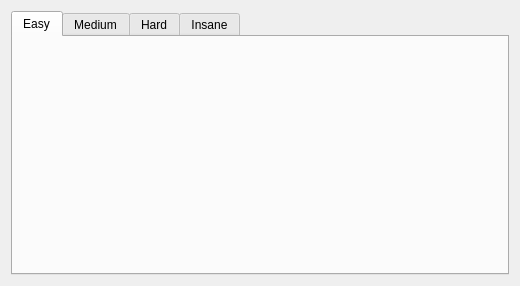
<?xml version="1.0" encoding="UTF-8"?>
<ui version="4.0">
 <class>ScoreDialog</class>
 <widget class="QDialog" name="ScoreDialog">
  <property name="geometry">
   <rect>
    <x>0</x>
    <y>0</y>
    <width>520</width>
    <height>286</height>
   </rect>
  </property>
  <property name="windowTitle">
   <string>Scores</string>
  </property>
  <layout class="QHBoxLayout" name="horizontalLayout">
   <item>
    <widget class="QTabWidget" name="tabWidget">
     <property name="currentIndex">
      <number>0</number>
     </property>
     <widget class="QWidget" name="easyTab">
      <attribute name="title">
       <string>Easy</string>
      </attribute>
     </widget>
     <widget class="QWidget" name="mediumTab">
      <attribute name="title">
       <string>Medium</string>
      </attribute>
     </widget>
     <widget class="QWidget" name="hardTab">
      <attribute name="title">
       <string>Hard</string>
      </attribute>
     </widget>
     <widget class="QWidget" name="insaneTab">
      <attribute name="title">
       <string>Insane</string>
      </attribute>
     </widget>
    </widget>
   </item>
  </layout>
 </widget>
 <resources/>
 <connections/>
</ui>
